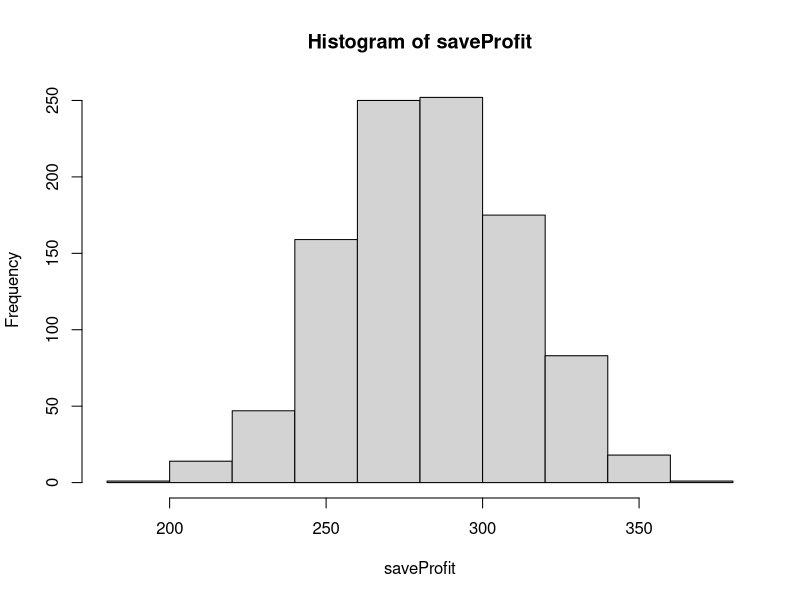
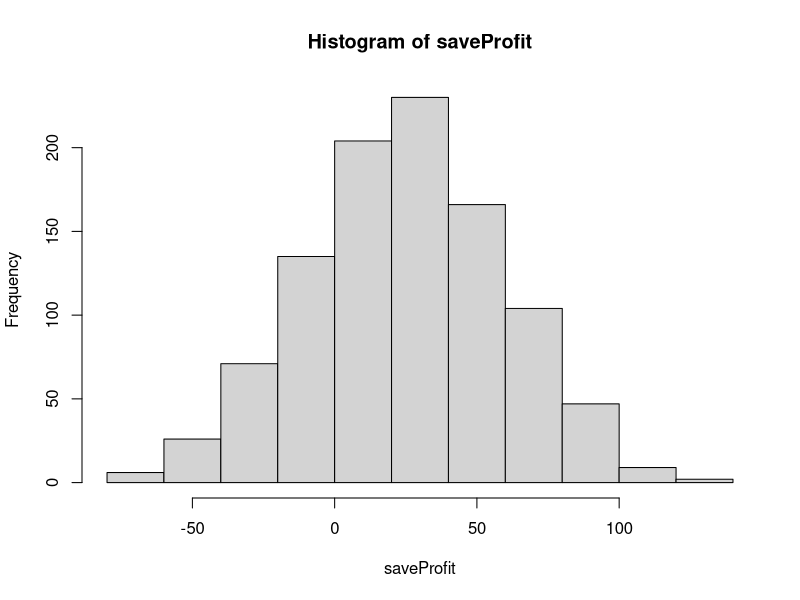
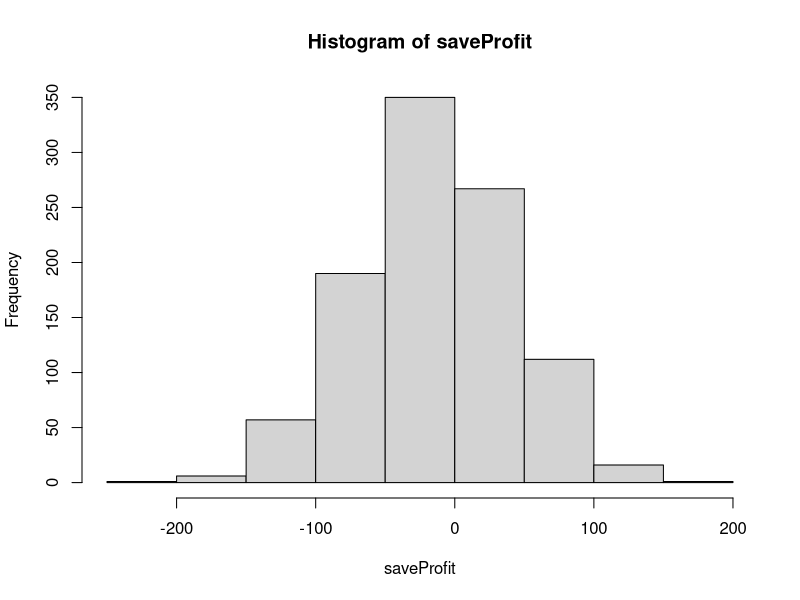

These figures' R source, in order:
## ---- chunk 1
knitr::opts_chunk$set(echo = TRUE)
require(tidyverse)
require(tidyverse)
require(knitr)
## ---- chunk 2
days=1:365
saveProfit=vector("numeric")
for(run in 1:1000){
  

profit=0
for(i in 1:637){
 bdays=sample(days,size=35,replace=TRUE)
 n=length(unique(bdays))
 if(n<35){
   profit=profit+1
 } else{profit=profit-2}
}
saveProfit[run]=profit
}

## ---- chunk 3
hist(saveProfit)
## ---- chunk 4
sortProfit=sort(saveProfit)
print(sortProfit[25])
print(sortProfit[975])
## ---- chunk 5
days=1:365
saveProfit=vector("numeric")
for(run in 1:1000){
  

profit=0
for(i in 1:637){
 bdays=sample(days,size=29,replace=TRUE)
 n=length(unique(bdays))
 if(n<29){
   profit=profit+1
 } else{profit=profit-2}
}
saveProfit[run]=profit
}

## ---- chunk 6
hist(saveProfit)
## ---- chunk 7
days=1:365
saveProfit=vector("numeric")
for(run in 1:1000){
  

profit=0
for(i in 1:637){
 bdays=sample(days,size=35,replace=TRUE)
 n=length(unique(bdays))
 if(n<35){
   profit=profit+1
 } else{profit=profit-4.50}
}
saveProfit[run]=profit
}

## ---- chunk 8
hist(saveProfit)
